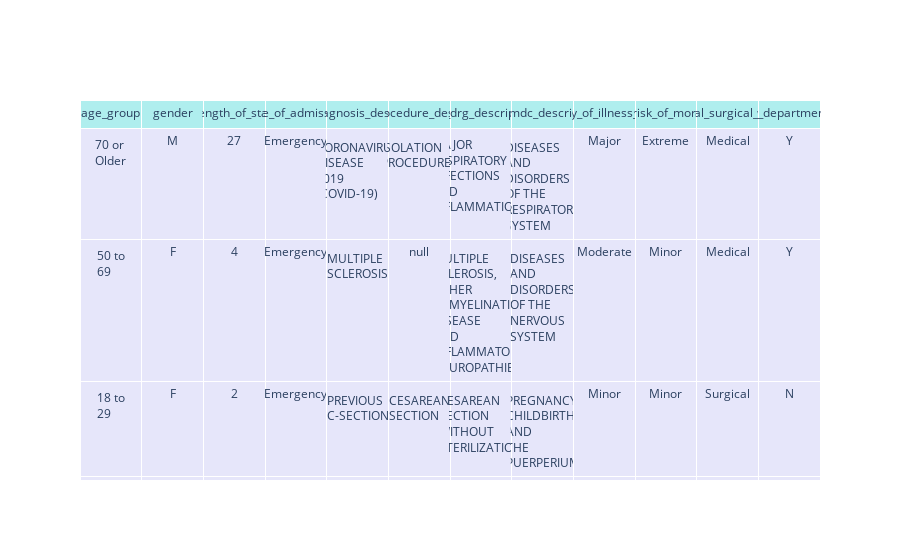

The cell this chart's notebook holds for it:
### Markdown cell above
## Printing the head of the data to ensure evrything is ok

### Code cell
fig = go.Figure()
fig.add_trace(
    go.Table(header=dict(values=df.columns, fill_color='paleturquoise'),
            cells=dict(values=df.head(100).T, fill_color='lavender'))
)
fig.show()

### Figure 1 — Plotly figure (JSON) as saved in the notebook; plotly's stock layout.template omitted (floating-point values rounded to 4 significant figures; data arrays with more than 128 entries replaced by an {"elided": "..."} marker saying what was removed)
{"data": [{"cells": {"fill": {"color": "lavender"}, "values": {"elided": "12x100 mixed values"}}, "header": {"fill": {"color": "paleturquoise"}, "values": ["age_group", "gender", "length_of_stay", "type_of_admission", "ccsr_diagnosis_description", "ccsr_procedure_description", "apr_drg_description", "apr_mdc_description", "apr_severity_of_illness_description", "apr_risk_of_mortality", "apr_medical_surgical_description", "emergency_department_indicator"]}, "type": "table"}], "layout": {}}
